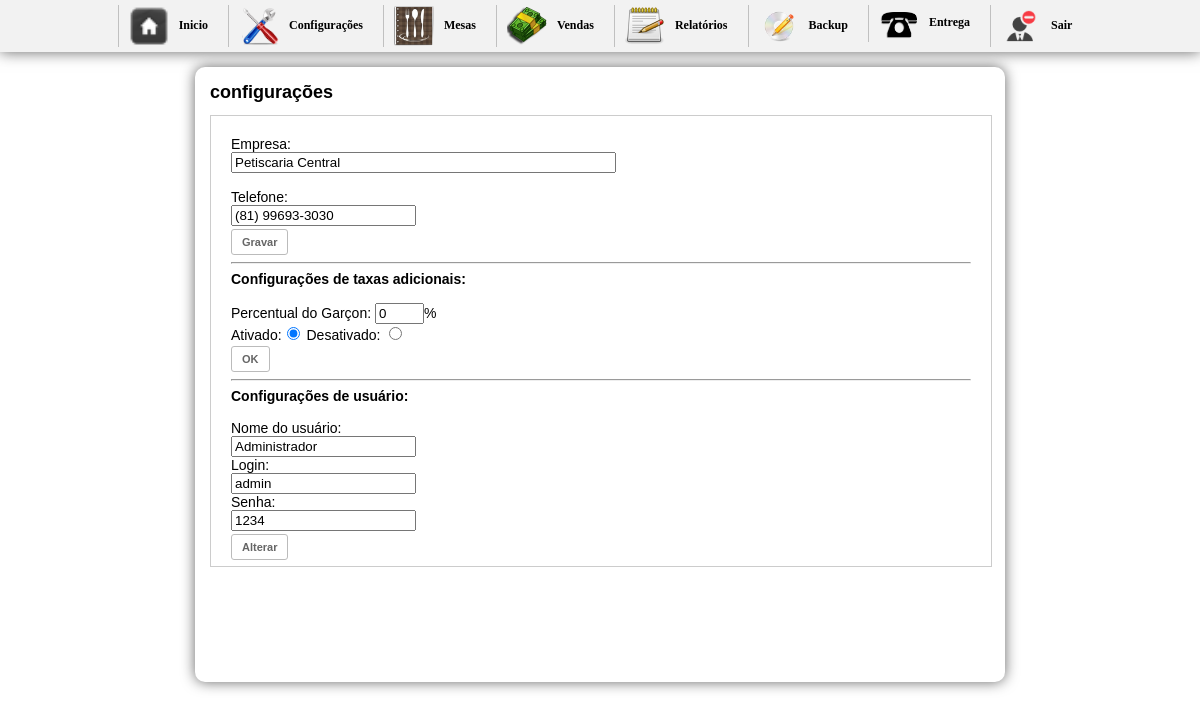
Screenshot of /inicio.php?btn=config with the database file from the repository.
### tables this page shows
CREATE TABLE `config` (
  `id_conf` int(30) NOT NULL,
  `empresa` varchar(200) NOT NULL,
  `telefone` varchar(30) NOT NULL,
  `pgarcon` int(10) NOT NULL,
  `ativo` int(2) NOT NULL
);

CREATE TABLE `garcon` (
  `idGarcon` int(10) NOT NULL AUTO_INCREMENT,
  `nomeGarcon` varchar(200) NOT NULL,
  `login` varchar(20) NOT NULL,
  `senha` varchar(20) NOT NULL,
  `nv` int(1) NOT NULL,
  PRIMARY KEY (`idGarcon`)
);

### config.php (the view, shortened to what this page needs)
<h1>configurações</h1>
<div id="boxcadProdutos">
<div id="formconfig">
<?php
require_once("config/conexao.php");
$sql = mysqli_query($db,"SELECT * FROM config");
$ver = $sql->fetch_assoc();
$s = mysqli_query($db,"SELECT * FROM garcon WHERE idGarcon='1'");
$usu = $s->fetch_assoc();
?>
<form action="" method="post" enctype="multipart/form-data">
           Empresa:<br/>
           <input name="empresa" type="text"  value="<?php echo $ver["empresa"]; ?>" size="45"> <br/><br/>
           Telefone:<br/>
           <input name="telefone" type="text"  value="<?php echo $ver["telefone"]; ?>"><br/>
         <input name="gravar" type="submit" class="button" value="Gravar">
    </form>
    <hr />
    <strong>Configurações de taxas adicionais:</strong><br/><br/>
   <form action="" method="post" enctype="multipart/form-data">
   Percentual do Garçon:
   <input name="pgarcon" type="text" value="<?php echo $ver['pgarcon'] ?>" size="3" maxlength="2" />%<br/>
   Ativado:<input name="ativo" type="radio" value="1" <?php if($ver['ativo'] == 1){ echo 'checked="checked"';} ?>  /> Desativado: <input name="ativo" type="radio" value="0" <?php if($ver['ativo'] == 0){ echo 'checked="checked"';} ?>/><br/>
   <input name="ok" type="submit" value="OK" id="ok" class="button" />
   </form>
    <hr />
    <strong>Configurações de usuário:</strong><br/><br/>
    <form action="" method="post" enctype="multipart/form-data">
	Nome do usuário:<br/>
    <input name="nome" type="text" id="nome" value="<?php echo $usu['nomeGarcon'] ?>" /><br/>
    Login:<br/>
    <input name="login" type="text" id="login" value="<?php echo $usu['login'] ?>" /><br/>
    Senha:<br/>
    <input name="senha" type="text" id="senha" value="<?php echo $usu['senha'] ?>" /><br/>
   <input name="alterar" type="submit" value="Alterar" id="alterar" class="button" />
   </form>
</div>
</div>

### css/css.css (style rules this page uses)
body { margin-left: 0px;margin-top: 0px;margin-right: 0px;margin-bottom: 0px; background-color:#FFF; font-family:Verdana, Geneva, sans-serif; font-size:14px; }
h1 { font-size:18px; margin-top:0; }
#boxcadProdutos { width:780px; height:450px; margin:0 auto; border:1px solid #ccc; background:#FFF; overflow:auto; }
#formconfig { padding:20px; }
.button { border: 1px solid #BBB; border-radius: 3px; text-shadow: 0 1px 1px white; -webkit-box-shadow: 0 1px 1px #fff; -moz-box-shadow: 0 1px 1px #fff; box-shadow: 0 1px 1px #fff; font: bold 11px Sans-Serif; padding: 6px 10px; white-space: nowrap; vertical-align: middle; color: #666; background: transparent; cursor: pointer; margin-top:3px; text-decoration:none; }
.button:after { content: ""; display: inline-block; width: 0; height: 0; border-top: 4px solid #999; border-left: 4px solid transparent; border-right: 4px solid transparent; margin: 0 0 0 4px; position: relative; top: -1px; text-decoration:none; }

### rows the page displays
config: empresa "Petiscaria Central", telefone "(81) 99693-3030", pgarcon "0", ativo "☑"
garcon: nome "Administrador", login "admin", senha "1234"
